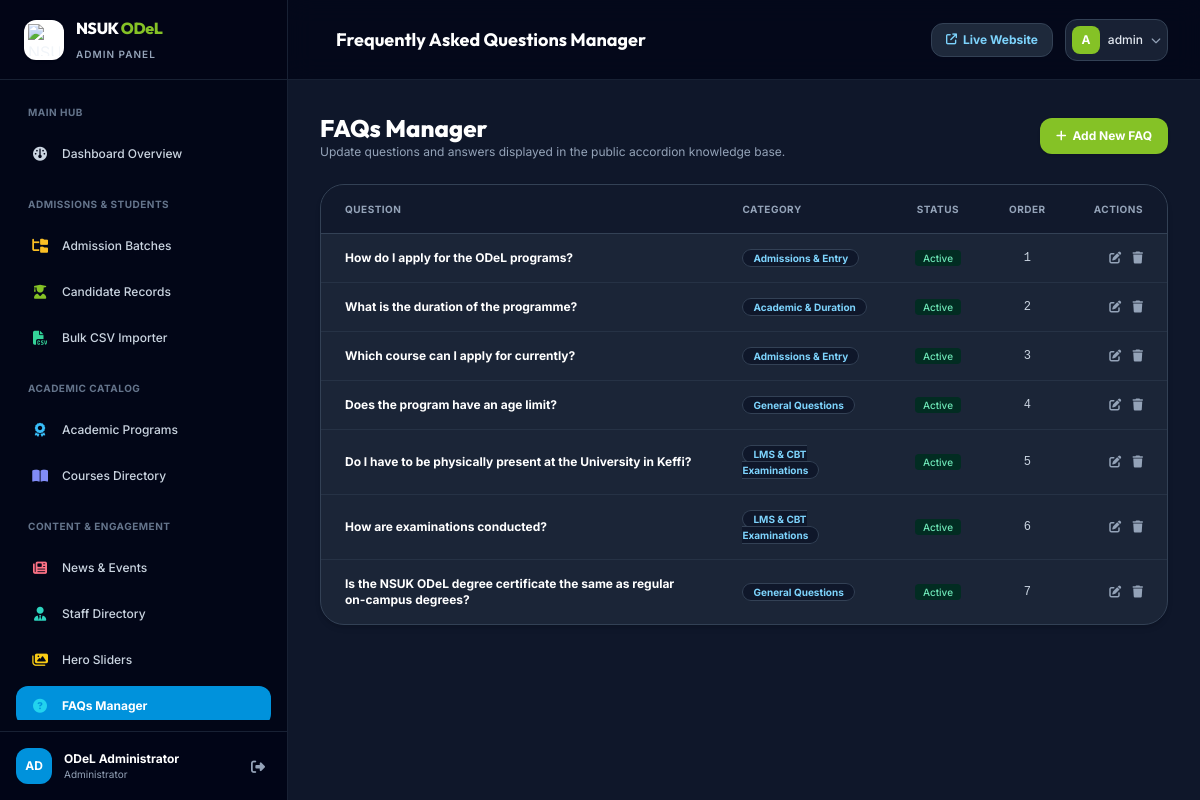
Page /dashboard/faqs/ (signed in) on the committed database.
### core/models.py (models this page shows, shortened)
class FAQ(models.Model):
    CATEGORY_CHOICES = [
        ('General', 'General Questions'),
        ('Admissions', 'Admissions & Entry'),
        ('LMS', 'LMS & CBT Examinations'),
        ('Academic', 'Academic & Duration'),
        ('Fees', 'Tuition & Payment'),
    ]
    question = models.CharField(max_length=300)
    answer = models.TextField()
    category = models.CharField(max_length=30, choices=CATEGORY_CHOICES, default='General')
    sort_order = models.PositiveIntegerField(default=1)
    is_active = models.BooleanField(default=True)
    class Meta:
        ordering = ['sort_order', 'id']
        verbose_name = "FAQ"
        verbose_name_plural = "FAQs"

### dashboard/views.py (the view)
# urls.py: path('faqs/', views.faq_list_dash, name='dashboard_faqs'),
@login_required
def faq_list_dash(request):
    faqs = FAQ.objects.all().order_by('sort_order', 'id')
    return render(request, 'dashboard/faqs/list.html', {'faqs': faqs})

### core/context_processors.py (called while the page is built)
def site_context(request):
    settings = SiteSetting.get_settings()
    active_programs = Program.objects.filter(is_active=True)[:6]
    latest_batch = AdmissionBatch.objects.filter(is_active=True).first()
    unread_inquiries_count = InquiryMessage.objects.filter(is_resolved=False).count()
    recent_announcements = NewsEvent.objects.filter(is_active=True)[:3]
    return {
        'site_settings': settings,
        'global_programs': active_programs,
        'global_latest_batch': latest_batch,
        'unread_inquiries_count': unread_inquiries_count,
        'global_announcements': recent_announcements,
    }

### core/models.py (called while the page is built)
    @classmethod
    def get_settings(cls):
        setting, created = cls.objects.get_or_create(pk=1)
        return setting

### templates/dashboard/faqs/list.html (shortened to what this page needs)
{% extends 'dashboard/base.html' %}
{% block header_title %}Frequently Asked Questions Manager{% endblock %}
{% block content %}
<div class="space-y-6 max-w-7xl mx-auto">
    <div class="flex flex-col sm:flex-row items-start sm:items-center justify-between gap-4">
        <div>
            <h2 class="font-heading font-extrabold text-2xl text-white">FAQs Manager</h2>
            <p class="text-xs text-slate-400">Update questions and answers displayed in the public accordion knowledge base.</p>
        </div>
        <a href="{% url 'dashboard_faq_create' %}" class="px-4 py-2.5 rounded-xl bg-brand-green hover:bg-brand-darkgreen text-xs font-bold text-white shadow transition flex items-center gap-1.5">
            <i class="fa-solid fa-plus"></i> Add New FAQ
        </a>
    </div>
    <div class="bg-slate-800/80 rounded-3xl border border-slate-700 shadow-md overflow-hidden">
        <div class="overflow-x-auto">
            <table class="w-full text-left text-xs text-slate-300">
                <thead class="bg-slate-900/80 text-slate-400 uppercase tracking-wider text-[10px] border-b border-slate-700">
                    <tr>
                        <th class="py-4 px-6">Question</th>
                        <th class="py-4 px-6">Category</th>
                        <th class="py-4 px-6 text-center">Status</th>
                        <th class="py-4 px-6 text-center">Order</th>
                        <th class="py-4 px-6 text-right">Actions</th>
                    </tr>
                </thead>
                <tbody class="divide-y divide-slate-700/50 font-medium">
                    {% for faq in faqs %}
                    <tr class="hover:bg-slate-750/30 transition">
                        <td class="py-4 px-6 font-bold text-white max-w-lg">
                            <a href="{% url 'dashboard_faq_edit' pk=faq.pk %}" class="hover:text-brand-blue">{{ faq.question }}</a>
                        </td>
                        <td class="py-4 px-6">
                            <span class="px-2.5 py-0.5 rounded-full text-[10px] font-bold bg-slate-900 text-sky-300 border border-slate-700">{{ faq.get_category_display }}</span>
                        </td>
                        <td class="py-4 px-6 text-center">
                            {% if faq.is_active %}<span class="px-2 py-0.5 rounded text-[10px] bg-emerald-950 text-emerald-300">Active</span>{% else %}<span class="px-2 py-0.5 rounded text-[10px] bg-slate-700 text-slate-400">Hidden</span>{% endif %}
                        </td>
                        <td class="py-4 px-6 text-center font-mono">{{ faq.sort_order }}</td>
                        <td class="py-4 px-6 text-right space-x-2">
                            <a href="{% url 'dashboard_faq_edit' pk=faq.pk %}" class="text-slate-400 hover:text-sky-400"><i class="fa-solid fa-pen-to-square"></i></a>
                            <a href="{% url 'dashboard_faq_delete' pk=faq.pk %}" class="text-slate-400 hover:text-rose-400"><i class="fa-solid fa-trash"></i></a>
                        </td>
                    </tr>
                    {% empty %}
                    <tr><td colspan="5" class="py-8 text-center text-slate-500">No FAQs created yet.</td></tr>
                    {% endfor %}
                </tbody>
            </table>
        </div>
    </div>
</div>
{% endblock %}

### templates/dashboard/base.html (shortened to what this page needs)
<!DOCTYPE html>
<html lang="en" class="h-full bg-slate-900">
<head>
    <script src="https://cdn.tailwindcss.com"></script>
    <link rel="stylesheet" href="https://cdnjs.cloudflare.com/ajax/libs/font-awesome/6.5.1/css/all.min.css">
</head>
<body class="h-full bg-slate-900 text-slate-100 font-sans antialiased flex overflow-hidden" x-data="{ sidebarOpen: false }">
    <aside :class="{ 'translate-x-0': sidebarOpen, '-translate-x-full': !sidebarOpen }" class="fixed inset-y-0 left-0 z-50 w-72 bg-slate-950 border-r border-slate-800/80 flex flex-col justify-between transition-transform duration-300 ease-in-out lg:translate-x-0 lg:static lg:inset-auto flex-shrink-0">
        <div>
            <div class="h-20 flex items-center justify-between px-6 border-b border-slate-800/80 bg-slate-950/60">
                <a href="{% url 'dashboard_home' %}" class="flex items-center space-x-3">
                    <div class="w-10 h-10 rounded-xl bg-white p-1 shadow flex items-center justify-center">
                        <img src="https://upload.wikimedia.org/wikipedia/en/thumb/5/52/Nasarawa_State_University_logo.png/220px-Nasarawa_State_University_logo.png" alt="NSUK" class="w-full h-full object-contain">
                    </div>
                    <div>
                        <span class="font-heading font-extrabold text-base tracking-tight text-white block">NSUK <span class="text-brand-green">ODeL</span></span>
                        <span class="text-[10px] text-slate-400 uppercase tracking-widest font-semibold">Admin Panel</span>
                    </div>
                </a>
            </div>
            <nav class="px-4 py-6 space-y-1.5 overflow-y-auto max-h-[calc(100vh-160px)] text-xs font-medium">
                <div class="px-3 pb-2 text-[10px] font-bold text-slate-500 uppercase tracking-wider">Main Hub</div>
                <a href="{% url 'dashboard_home' %}" class="flex items-center space-x-3 px-3.5 py-2.5 rounded-xl transition-all {% if request.resolver_match.url_name == 'dashboard_home' %}bg-brand-blue text-white font-bold shadow-lg shadow-sky-900/40{% else %}text-slate-300 hover:bg-slate-900 hover:text-white{% endif %}">
                    <i class="fa-solid fa-gauge text-sm w-5 text-center"></i>
                    <span>Dashboard Overview</span>
                </a>
                <div class="pt-4 px-3 pb-2 text-[10px] font-bold text-slate-500 uppercase tracking-wider">Admissions & Students</div>
                <a href="{% url 'dashboard_batches' %}" class="flex items-center space-x-3 px-3.5 py-2.5 rounded-xl transition-all {% if 'admissions/batches' in request.path %}bg-brand-blue text-white font-bold{% else %}text-slate-300 hover:bg-slate-900 hover:text-white{% endif %}">
                    <i class="fa-solid fa-folder-tree text-sm w-5 text-center text-amber-400"></i>
                    <span>Admission Batches</span>
                </a>
                <a href="{% url 'dashboard_candidates' %}" class="flex items-center space-x-3 px-3.5 py-2.5 rounded-xl transition-all {% if 'admissions/candidates' in request.path %}bg-brand-blue text-white font-bold{% else %}text-slate-300 hover:bg-slate-900 hover:text-white{% endif %}">
                    <i class="fa-solid fa-user-graduate text-sm w-5 text-center text-brand-green"></i>
                    <span>Candidate Records</span>
                </a>
                <a href="{% url 'dashboard_bulk_upload' %}" class="flex items-center space-x-3 px-3.5 py-2.5 rounded-xl transition-all {% if 'bulk-upload' in request.path %}bg-brand-blue text-white font-bold{% else %}text-slate-300 hover:bg-slate-900 hover:text-white{% endif %}">
                    <i class="fa-solid fa-file-csv text-sm w-5 text-center text-emerald-400"></i>
                    <span>Bulk CSV Importer</span>
                </a>
                <div class="pt-4 px-3 pb-2 text-[10px] font-bold text-slate-500 uppercase tracking-wider">Academic Catalog</div>
                <a href="{% url 'dashboard_programs' %}" class="flex items-center space-x-3 px-3.5 py-2.5 rounded-xl transition-all {% if 'programs' in request.path %}bg-brand-blue text-white font-bold{% else %}text-slate-300 hover:bg-slate-900 hover:text-white{% endif %}">
                    <i class="fa-solid fa-award text-sm w-5 text-center text-sky-400"></i>
                    <span>Academic Programs</span>
                </a>
                <a href="{% url 'dashboard_courses' %}" class="flex items-center space-x-3 px-3.5 py-2.5 rounded-xl transition-all {% if 'courses' in request.path %}bg-brand-blue text-white font-bold{% else %}text-slate-300 hover:bg-slate-900 hover:text-white{% endif %}">
                    <i class="fa-solid fa-book-open text-sm w-5 text-center text-indigo-400"></i>
                    <span>Courses Directory</span>
                </a>
                <div class="pt-4 px-3 pb-2 text-[10px] font-bold text-slate-500 uppercase tracking-wider">Content & Engagement</div>
                <a href="{% url 'dashboard_news' %}" class="flex items-center space-x-3 px-3.5 py-2.5 rounded-xl transition-all {% if 'news' in request.path %}bg-brand-blue text-white font-bold{% else %}text-slate-300 hover:bg-slate-900 hover:text-white{% endif %}">
                    <i class="fa-solid fa-newspaper text-sm w-5 text-center text-rose-400"></i>
                    <span>News & Events</span>
                </a>
                <a href="{% url 'dashboard_staff' %}" class="flex items-center space-x-3 px-3.5 py-2.5 rounded-xl transition-all {% if 'staff' in request.path %}bg-brand-blue text-white font-bold{% else %}text-slate-300 hover:bg-slate-900 hover:text-white{% endif %}">
                    <i class="fa-solid fa-user-tie text-sm w-5 text-center text-teal-400"></i>
                    <span>Staff Directory</span>
                </a>
                <a href="{% url 'dashboard_slides' %}" class="flex items-center space-x-3 px-3.5 py-2.5 rounded-xl transition-all {% if 'slides' in request.path %}bg-brand-blue text-white font-bold{% else %}text-slate-300 hover:bg-slate-900 hover:text-white{% endif %}">
                    <i class="fa-solid fa-images text-sm w-5 text-center text-yellow-400"></i>
                    <span>Hero Sliders</span>
                </a>
                <a href="{% url 'dashboard_faqs' %}" class="flex items-center space-x-3 px-3.5 py-2.5 rounded-xl transition-all {% if 'faqs' in request.path %}bg-brand-blue text-white font-bold{% else %}text-slate-300 hover:bg-slate-900 hover:text-white{% endif %}">
                    <i class="fa-solid fa-circle-question text-sm w-5 text-center text-cyan-400"></i>
                    <span>FAQs Manager</span>
                </a>
            </nav>
        </div>
        <div class="p-4 border-t border-slate-800/80 bg-slate-950/80">
            <div class="flex items-center justify-between">
                <div class="flex items-center space-x-3 truncate">
                    <div class="w-9 h-9 rounded-xl bg-brand-blue text-white font-bold text-xs flex items-center justify-center uppercase">
                        {{ request.user.username|slice:":2" }}
                    </div>
                    <div class="truncate">
                        <span class="block text-xs font-bold text-white truncate">{{ request.user.get_full_name|default:request.user.username }}</span>
                        <span class="block text-[10px] text-slate-400">Administrator</span>
                    </div>
                </div>
                <a href="{% url 'dashboard_logout' %}" class="text-slate-400 hover:text-rose-400 p-1.5 transition" title="Logout">
                    <i class="fa-solid fa-right-from-bracket text-sm"></i>
                </a>
            </div>
        </div>
    </aside>
    <div class="flex-1 flex flex-col min-w-0 overflow-hidden bg-slate-900">
        <header class="h-20 bg-slate-950/80 backdrop-blur-md border-b border-slate-800/80 flex items-center justify-between px-4 sm:px-8 z-30">
            <div class="flex items-center space-x-4">
                <div class="hidden sm:block">
                    <h1 class="font-heading font-bold text-base sm:text-lg text-white">
                        {% block header_title %}ODeL Administration & Management{% endblock %}
                    </h1>
                </div>
            </div>
            <div class="flex items-center space-x-3">
                <a href="{% url 'home' %}" target="_blank" class="px-3.5 py-2 rounded-xl bg-slate-800 hover:bg-slate-700 text-xs font-bold text-sky-300 transition flex items-center gap-1.5 border border-slate-700">
                    <i class="fa-solid fa-arrow-up-right-from-square text-[11px]"></i>
                    <span class="hidden sm:inline">Live Website</span>
                </a>
                <div class="relative" x-data="{ open: false }" @click.outside="open = false">
                    <button @click="open = !open" class="flex items-center space-x-2 p-1.5 rounded-xl bg-slate-800/80 hover:bg-slate-800 border border-slate-700 text-xs font-medium focus:outline-none">
                        <div class="w-7 h-7 rounded-lg bg-brand-green text-white font-bold flex items-center justify-center uppercase text-xs">
                            {{ request.user.username|slice:":1" }}
                        </div>
                        <span class="text-slate-200 hidden md:inline">{{ request.user.username }}</span>
                        <i class="fa-solid fa-chevron-down text-[10px] text-slate-400"></i>
                    </button>
                </div>
            </div>
        </header>
        <main class="flex-1 overflow-y-auto p-4 sm:p-8 bg-slate-900">
            {% block content %}{% endblock %}
        </main>
    </div>
</body>
</html>

### rows in the picture
FAQ: question "How do I apply for the ODeL programs?", category "Admissions & Entry", is_active "Active", sort_order "1"
FAQ: question "What is the duration of the programme?", category "Academic & Duration", is_active "Active", sort_order "2"
FAQ: question "Which course can I apply for currently?", category "Admissions & Entry", is_active "Active", sort_order "3"
FAQ: question "Does the program have an age limit?", category "General Questions", is_active "Active", sort_order "4"
FAQ: question "Do I have to be physically present at the University in Keffi?", category "LMS & CBT Examinations", is_active "Active", sort_order "5"
FAQ: question "How are examinations conducted?", category "LMS & CBT Examinations", is_active "Active", sort_order "6"
FAQ: question "Is the NSUK ODeL degree certificate the same as regular on-campus degrees?", category "General Questions", is_active "Active", sort_order "7"

### other values in the picture
{{ request.user.username|slice:":2" }} "AD"
{{ request.user.get_full_name|default:request.user.username }} "ODeL Administrator"
{{ request.user.username|slice:":1" }} "A"
{{ request.user.username }} "admin"
